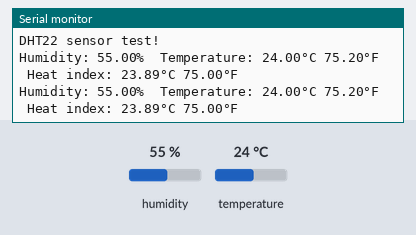
A sketch run on a simulated Arduino Uno, built with avr-gcc and run on an emulated ATmega328P. Shown: the last lines printed to the serial monitor. Inputs (shaded band) come from the test bench; at power-on: humidity 55 %, temperature 24 °C.

Above: at 10.8 s.
10.9 s: humidity set to 22 %
At 16.0 s:
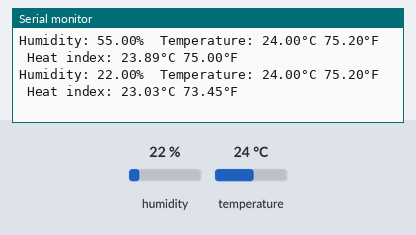
18.4 s: temperature set to 12 °C
At 21.3 s:
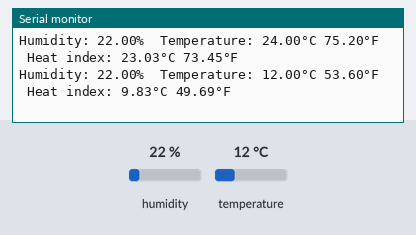
25.9 s: humidity set to 40 %
At 30.7 s:
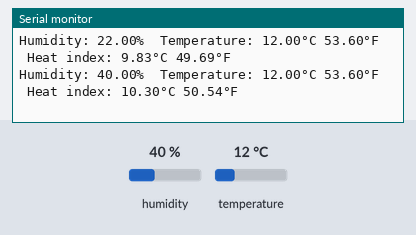
Timing chart, 0 to 32.2 s (numbered marks = the images above; inputs shaded):
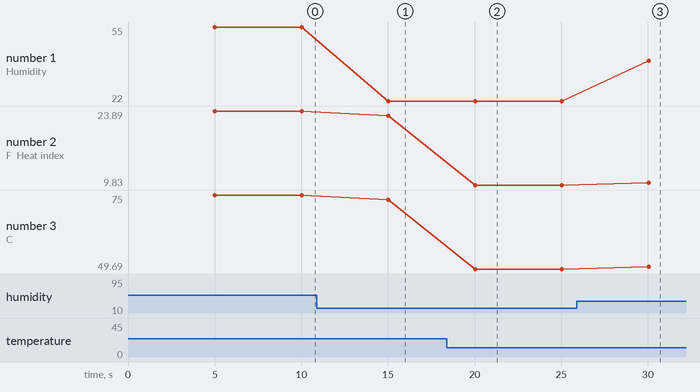

The sketch:

sketch.ino
```cpp
#include "DHT.h"

#define DHTPIN 4
#define DHTTYPE DHT22

DHT dht(DHTPIN, DHTTYPE);

void setup() {
  Serial.begin(115200);
  dht.begin();
  Serial.println("DHT22 sensor test!");
}

void loop() {
  delay(5000);

  float h = dht.readHumidity();
  // Read temperature as Celsius
  float t = dht.readTemperature();
  // Read temperature as Fahrenheit
  float f = dht.readTemperature(true);

  // Check for the errors
  if (isnan(h) || isnan(t) || isnan(f)) {
    Serial.println("Failed to read data from DHT sensor!!!");
    return;
  }

  // Compute heat index in Fahrenheit (the default)
  float hif = dht.computeHeatIndex(f, h);
  // Compute heat index in Celsius
  float hic = dht.computeHeatIndex(t, h, false);

  Serial.print("Humidity: ");
  Serial.print(h);
  Serial.print("%  Temperature: ");
  Serial.print(t);
  Serial.print("°C ");
  Serial.print(f);
  Serial.print("°F  Heat index: ");
  Serial.print(hic);
  Serial.print("°C ");
  Serial.print(hif);
  Serial.println("°F");
}
```

Measured:
- after the input at 10.9 s, the serial monitor: prints a new line after 4.1 s (image 1)
- after the input at 18.4 s, the serial monitor: prints a new line after 1.6 s (image 2)
- after the input at 25.9 s, the serial monitor: prints a new line after 4.1 s (image 3)
- plotted number 1: 55 → 22 after the input at 10.9 s, 22 → 40 after the input at 25.9 s
- plotted number 2: 23.89 → 23.03 after the input at 10.9 s, 23.03 → 9.83 after the input at 18.4 s, 9.83 → 10.3 after the input at 25.9 s
- plotted number 3: 75 → 73.45 after the input at 10.9 s, 73.45 → 49.69 after the input at 18.4 s, 49.69 → 50.54 after the input at 25.9 s
